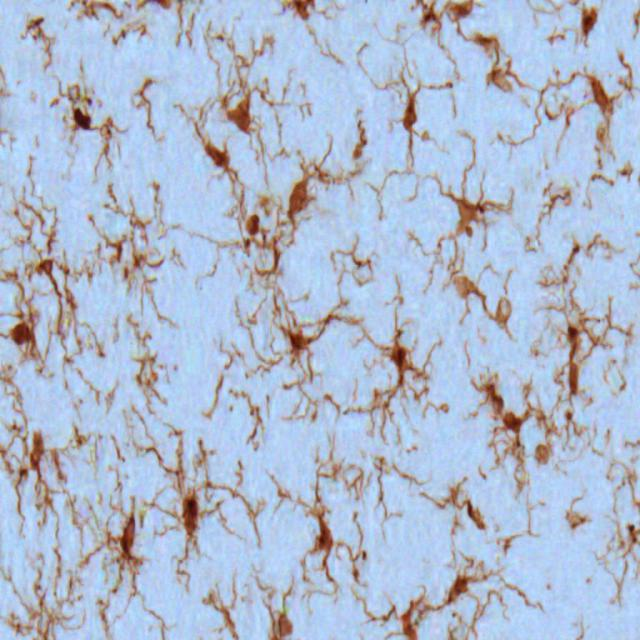
#> input picture branch_seg/images/1.jpg, 640 x 640 px
$ python -i tongtai_filter.py   (imports and definitions only)
#> lines starting #> are read from the running program, lines starting #| are printed output that depends on the picture
import os
import numpy as np
import cv2
import matplotlib.pyplot as plt
plt.rcParams['font.sans-serif'] = ['SimHei']
plt.rcParams['axes.unicode_minus'] = False


# 同态滤波器
def homomorphic_filter(src, d0=10, r1=0.5, rh=2, c=4, h=2.0, l=0.5):
    gray = src.copy()
    if len(src.shape) > 2:
        gray = cv2.cvtColor(src, cv2.COLOR_BGR2GRAY)
    gray = np.float64(gray)
    rows, cols = gray.shape

    gray_fft = np.fft.fft2(gray)
    gray_fftshift = np.fft.fftshift(gray_fft)
    dst_fftshift = np.zeros_like(gray_fftshift)
    M, N = np.meshgrid(np.arange(-cols // 2, cols // 2), np.arange(-rows // 2, rows // 2))
    D = np.sqrt(M ** 2 + N ** 2)
    Z = (rh - r1) * (1 - np.exp(-c * (D ** 2 / d0 ** 2))) + r1
    dst_fftshift = Z * gray_fftshift
    dst_fftshift = (h - l) * dst_fftshift + l
    dst_ifftshift = np.fft.ifftshift(dst_fftshift)
    dst_ifft = np.fft.ifft2(dst_ifftshift)
    dst = np.real(dst_ifft)
    dst = np.uint8(np.clip(dst, 0, 255))
    return dst

def put(image):
    # image = cv2.imread(path, 1)
    # image = cv2.imread(os.path.join(base, path), 1)
    image = cv2.cvtColor(image, cv2.COLOR_BGR2GRAY)
    # 同态滤波器
    h_image = homomorphic_filter(image, d0=10, r1=0.2, rh=2, c=4, h=2.0, l=0.5)
    # plt.imshow(h_image, 'gray')
    # plt.axis('off')
    # # cv2.imwrite("../images/1-tongtai.jpg", h_image)
    # plt.show()

    return h_image

# 图像处理函数，要传入路径
# put(r'../images/1-gray.tif')

>>> import cv2
>>> picture = cv2.imread('images/1.jpg')
#> picture is the input picture: shape (640, 640, 3); mean B, G, R 208.6, 187.7, 175.3
>>> result = put(picture)
#> in put, `image = cv2.cvtColor(image, cv2.COLOR_BGR2GRAY)`:
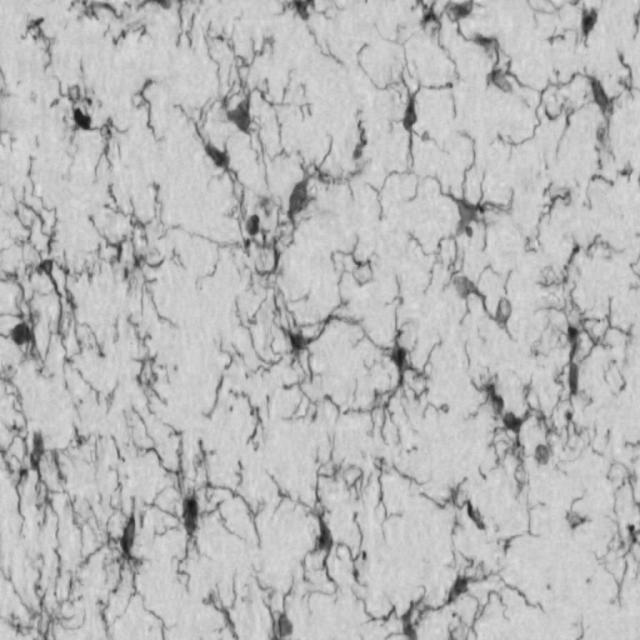
#> image: shape (640, 640); min 19, max 227, mean 186.4
#> in homomorphic_filter, `dst = np.real(dst_ifft)`:
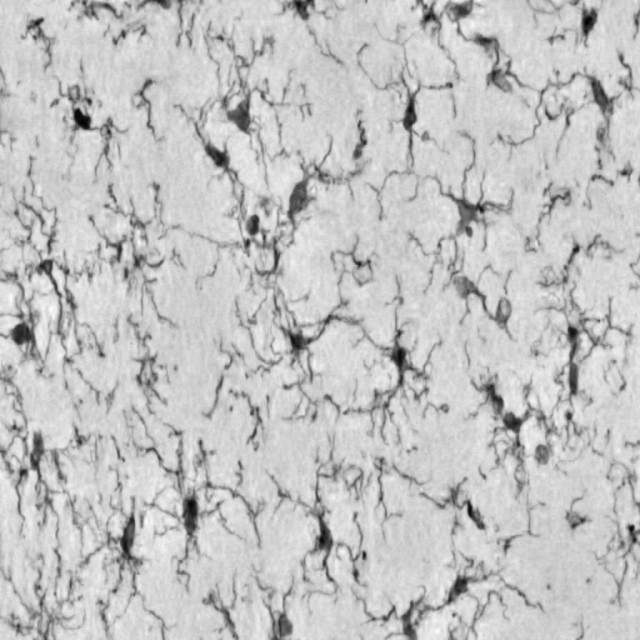
#> dst: shape (640, 640) float64; min -411.8, max 198.4, mean 55.9; drawn with min black and max white
#> in homomorphic_filter, `dst = np.uint8(np.clip(dst, 0, 255))`:
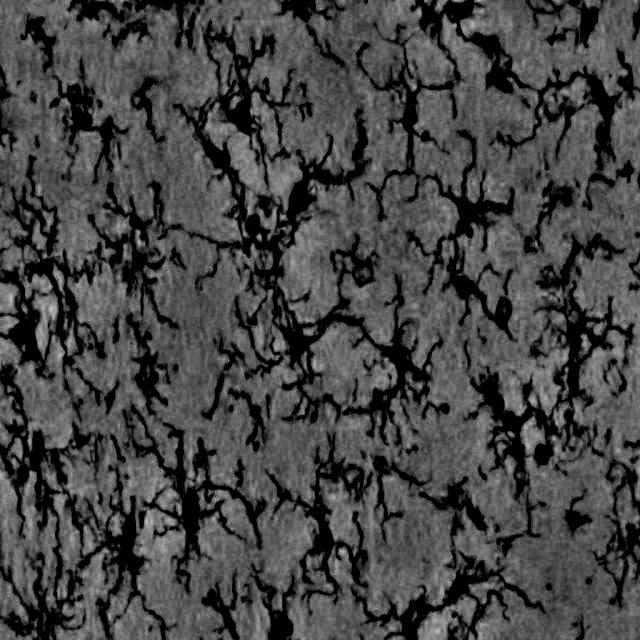
#> dst: shape (640, 640); min 0, max 198, mean 70.1

$ run again, on branch_seg/images/2.jpg
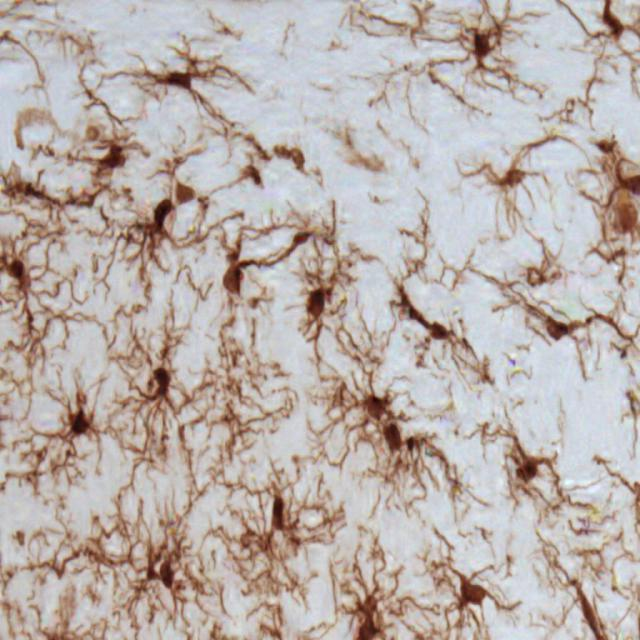
#> input picture branch_seg/images/2.jpg, 640 x 640 px
#> picture is the input picture: shape (640, 640, 3); mean B, G, R 172.2, 176.8, 187.1
#> in put, `image = cv2.cvtColor(image, cv2.COLOR_BGR2GRAY)`:
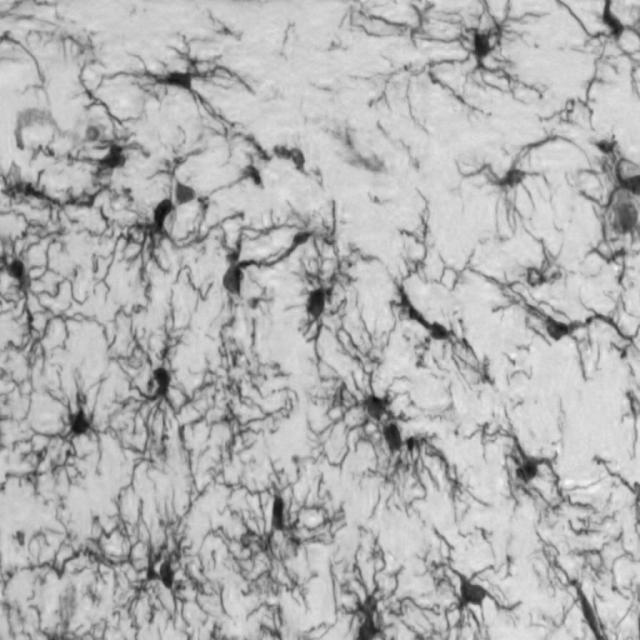
#> image: shape (640, 640); min 12, max 248, mean 179.3
#> in homomorphic_filter, `dst = np.uint8(np.clip(dst, 0, 255))`:
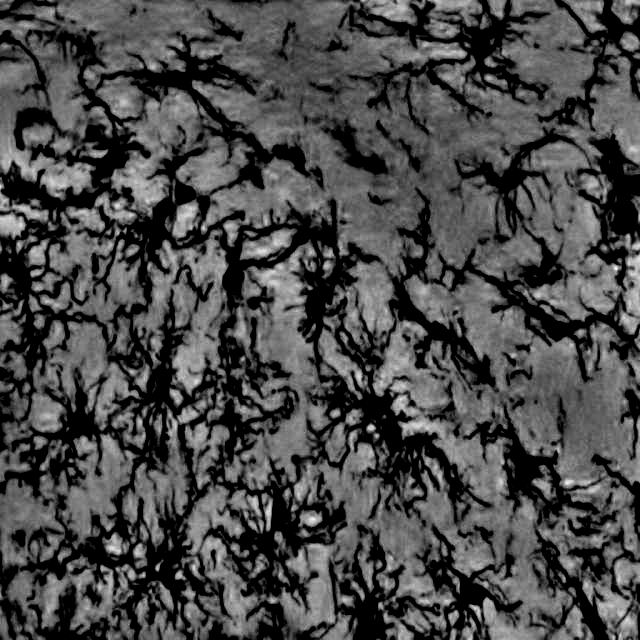
#> dst: shape (640, 640); min 0, max 255, mean 74.6
